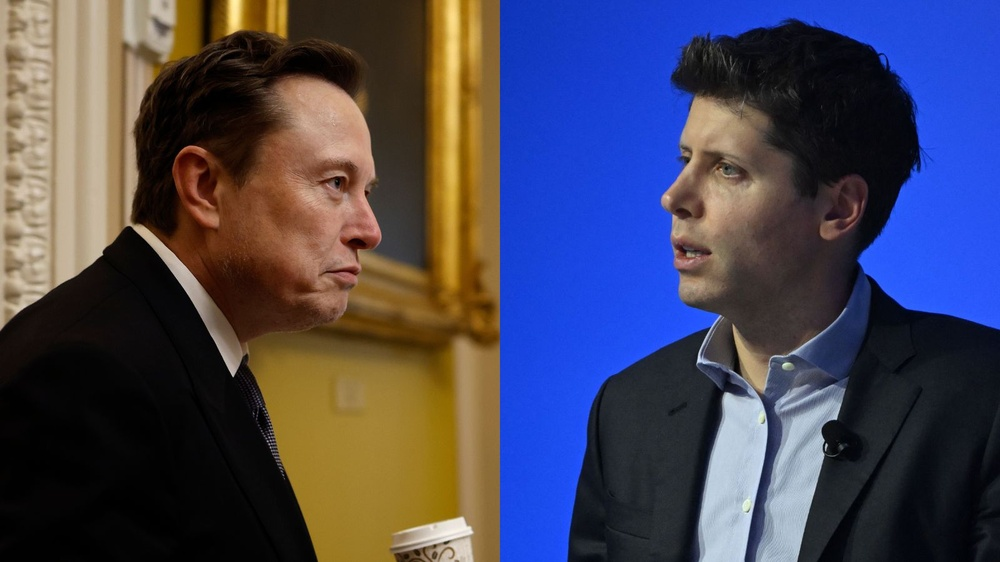
#> input picture Basics/elon-musk-sam-altman.jpg, 1000 x 562 px, shrunk from 1600 x 900 before the run
$ python flipp.py
#> lines starting #> are read from the running program, lines starting #| are printed output that depends on the picture
import cv2
image = cv2.imread('elon-musk-sam-altman.jpg')
#> image is the input picture: shape (562, 1000, 3); mean B, G, R 88.8, 69, 70.4
if image is not None:
    print("Image loaded successfully.")
    # You can add further processing of the image here
    cv2.imshow('Loaded Image', image)
    flipped = cv2.flip(image, -1)  # Flip horizontally
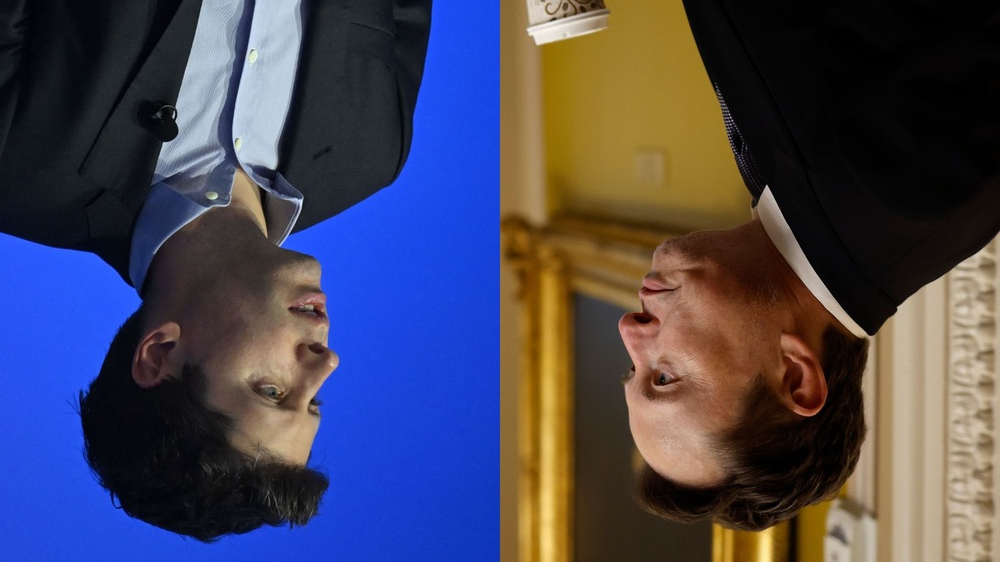
#> flipped: shape (562, 1000, 3); mean B, G, R 88.8, 69, 70.4
    print("Image flipped successfully.")
    cv2.imshow('Rotated Image',flipped)
    cv2.waitKey(0)
    cv2.destroyAllWindows()
else:
    print("Error: Could not read the image.")
